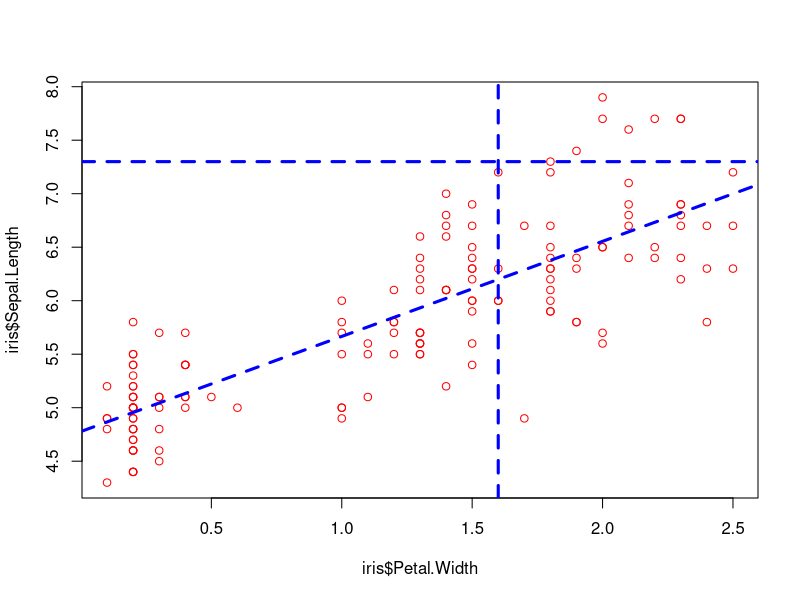
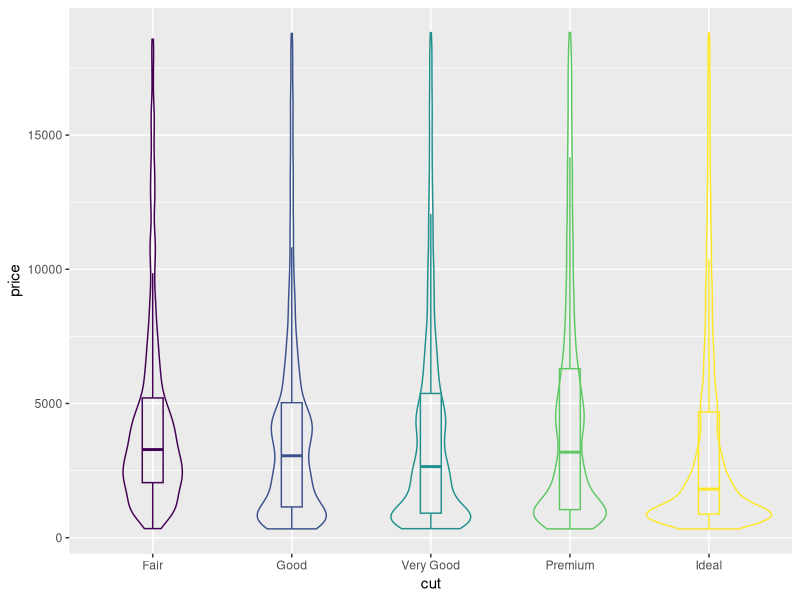

These charts were generated, in order, by the following R code:
data("iris")
# Drawing regression line on a plot

Reg <-  lm(Sepal.Length ~ Petal.Width, data = iris)
plot(iris$Sepal.Length ~ iris$Petal.Width, col = "red")
abline(Reg, 
       col = "blue", 
       lwd = 3, 
       lty = "dashed",
       v = 1.6,
       h = 7.3)

# Adding beautiful violin plots on boxplots in R Studio

library(tidyverse) # Loading the necessary libraries
diamonds_df <- diamonds # Creating a copy of the diamonds data to manipulate

diamonds_df %>% 
        ggplot(aes(x = cut, y = price, color = cut)) +
        geom_boxplot(alpha = 0, width = 0.15) +
        geom_violin(alpha = 0) +
        theme(legend.position = "none")
